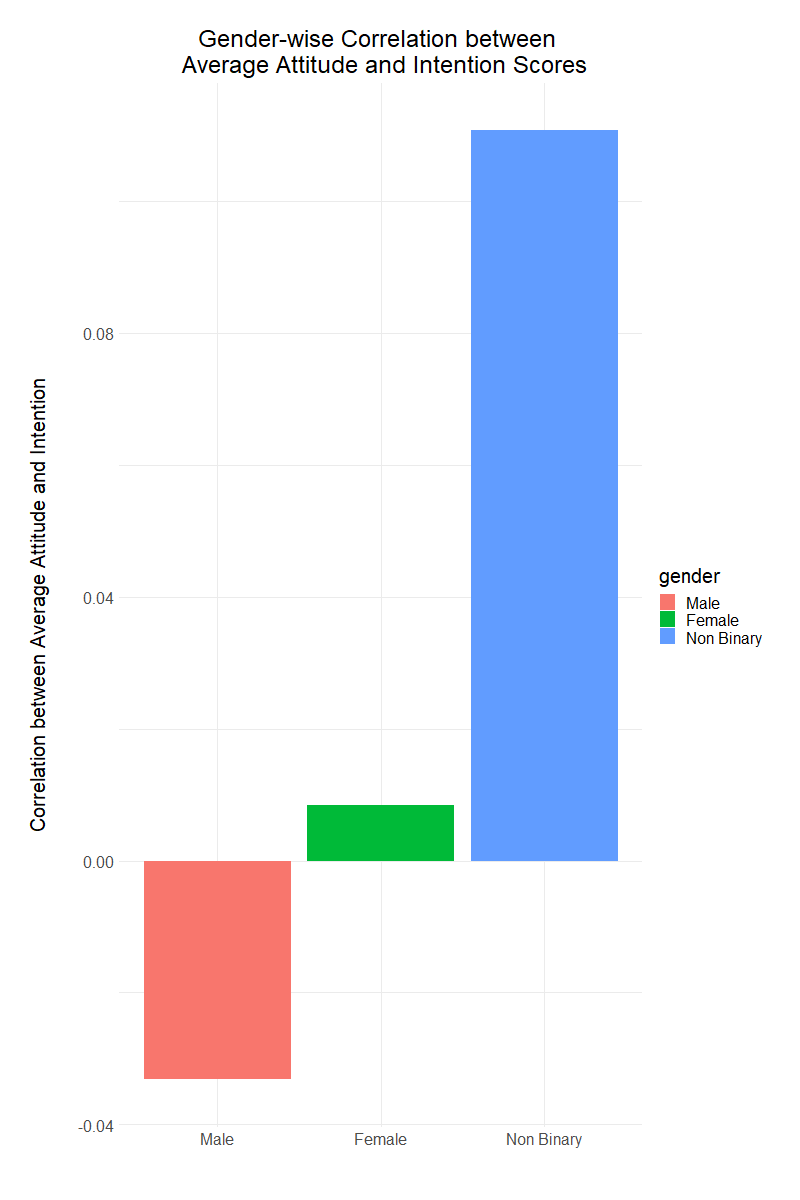

R code for this plot:
# Load necessary libraries
library(dplyr)
library(tidyr)
library(ggplot2)
library(readr)

# Specify the path to your CSV file
file_path <- 'Group_EF_data.csv'

# Load the data
df <- read_csv(file_path, show_col_types = FALSE)

# Filter the data
df <- df %>% filter(Finished == 1)

# Replacing 12 with NA in the entire data frame
df[df == 12] <- NA

# Select attitude and intentions columns
attitudes <- df %>%
  select(starts_with('attitudes'))

intentions <- df %>%
  select(starts_with('intentions'))

# Calculate average score for attitudes and intentions
df$attitudes_avg <- rowMeans(attitudes, na.rm = TRUE)
df$intentions_avg <- rowMeans(intentions, na.rm = TRUE)

print(df$attitudes_avg)
print(df$intentions_avg)

# Replace numeric gender codes with descriptive labels
df$gender <- factor(df$gender, 
                            levels = c(1, 2, 3, 4),
                            labels = c('Male', 'Female', 'Non Binary', 'Other'))

# Filter out the 'Other' category
df <- df %>% filter(gender != 'Other')

# Calculate correlation within each gender group
grouped_df <- df %>%
  group_by(gender) %>%
  summarise(correlation = cor(attitudes_avg, intentions_avg, method = "pearson", use = "pairwise.complete.obs"))

# Print correlation
print(grouped_df)

# Create bar plot
p <- ggplot(grouped_df, aes(x = gender, y = correlation, fill = gender)) +
  geom_bar(stat = "identity") +
  labs(x = "", y = "Correlation between Average Attitude and Intention") +
  theme_minimal() +
  ggtitle("Gender-wise Correlation between \n Average Attitude and Intention Scores") +
  theme(text = element_text(size = 20),
        plot.margin = margin(1, 1, 1, 1, "cm"),
        plot.title = element_text(hjust = 0.5),
        axis.title.y = element_text(margin = margin(t = 0, r = 30, b = 0, l = 0)))

# Print the plot
print(p)
